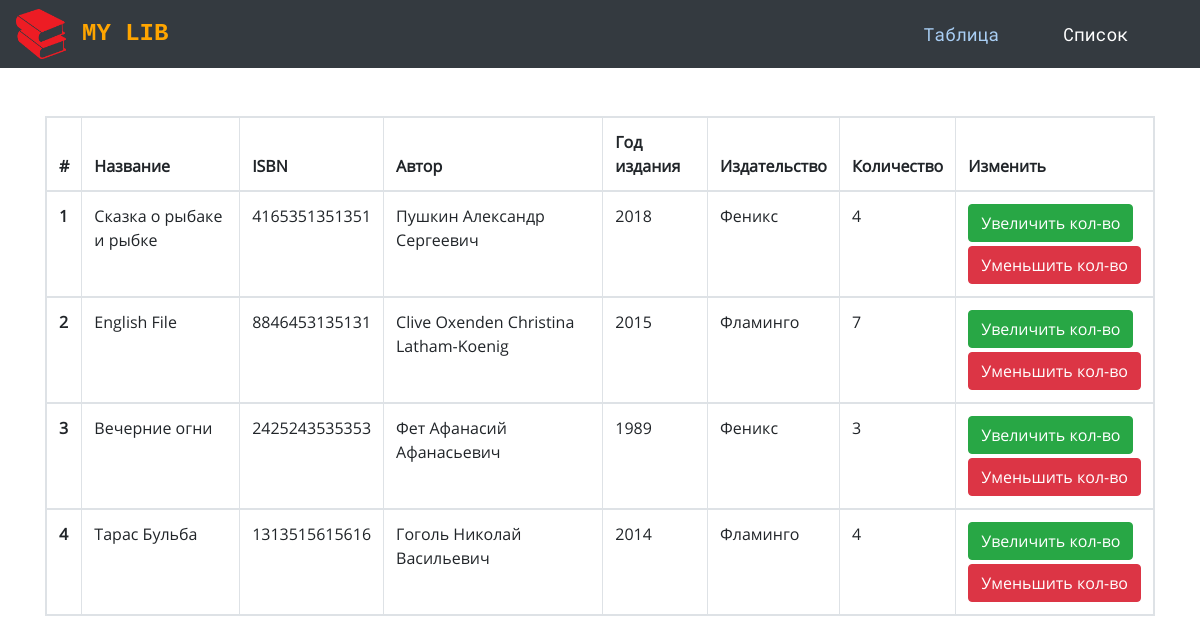
The app's page /, older data.
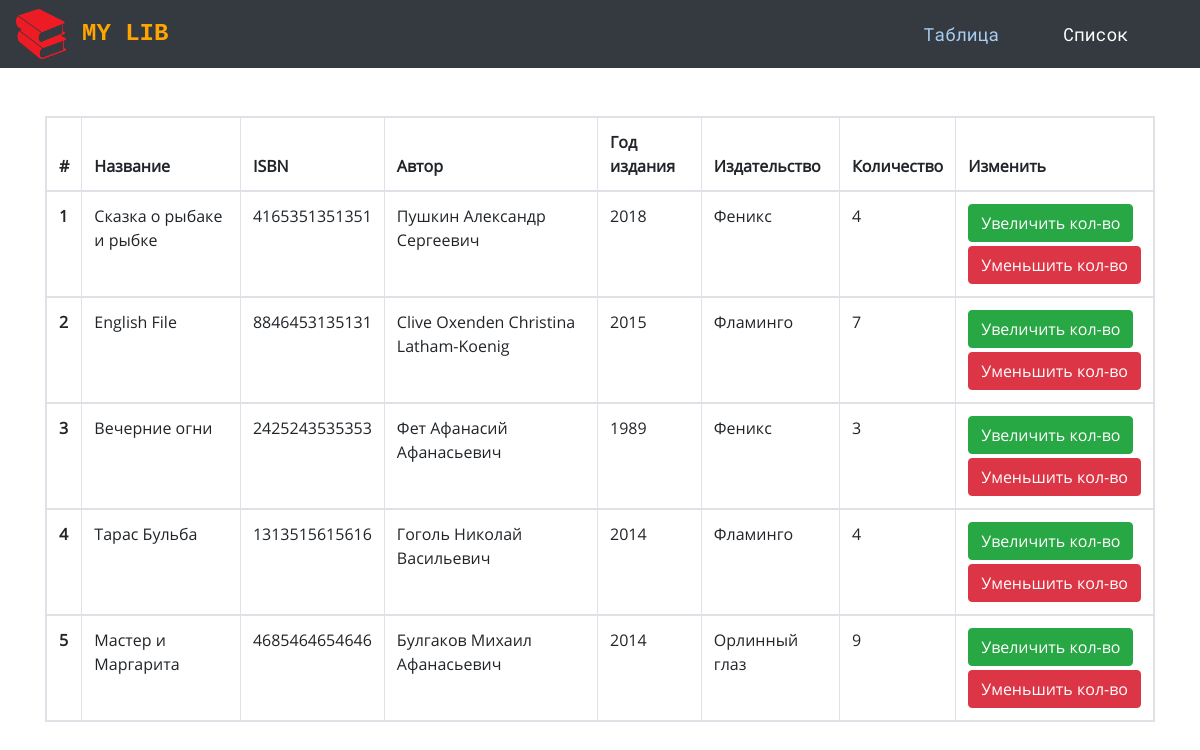
The same page, newer data.
### p_library/models.py (models this page shows, shortened)
class Book(models.Model):
    ISBN = models.CharField(max_length=13, verbose_name='Международный стандартный книжный номер')
    title = models.CharField(max_length=128, verbose_name='Название')
    description = models.TextField(verbose_name='Аннотация')
    year_release = models.PositiveSmallIntegerField(verbose_name='Год издания')
    copy_count = models.PositiveSmallIntegerField(default=1, verbose_name='Число копий')
    price = models.DecimalField(max_digits=12, decimal_places=2, verbose_name='Цена')
    photo = models.ImageField(upload_to="media/books_photo", blank=True, verbose_name="Фото")
    authors = models.ManyToManyField(
        Author,
        through='Inspiration',
        through_fields=('book', 'author'),
        verbose_name='Авторы',
        related_name='book_authors',
    )
    publisher = models.ForeignKey(
        Publisher,
        null=True,
        blank=True,
        on_delete=models.SET_NULL,
        verbose_name='Издательство',
        related_name='book_publisher',
    )
    friend = models.ForeignKey(
        Friend,
        null=True,
        blank=True,
        on_delete=models.SET_NULL,
        verbose_name='Книга одолжена другу',
        related_name='book_friend',
    )
    date_issue = models.DateTimeField(auto_now=False, auto_now_add=False, null=True, blank=True, verbose_name='Книга выдана')
    date_delivery = models.DateTimeField(auto_now=False, auto_now_add=False, null=True, blank=True, verbose_name='Книга должна быть сдана')

class Author(models.Model):
    full_name = models.CharField(max_length=50, verbose_name='Имя автора')
    birth_year = models.PositiveSmallIntegerField(verbose_name='Год рождения')
    country = models.CharField(max_length=2, verbose_name='Страна')

class Publisher(models.Model):
    name = models.CharField(max_length=128, verbose_name='Название издательства')

### p_library/views.py (the view)
# urls.py: path('', BookTablePage.as_view()),
class BookTablePage(ListView):
    model = Book
    template_name = 'p_library/book_table.html'

### p_library/templates/p_library/book_table.html (shortened to what this page needs)
{% extends 'base.html' %}
{% block extra_head %}
    {% load static %}
    <link rel="stylesheet" type="text/css" href="{% static 'css/book_table.css' %}">
{% endblock extra_head %}
{% block links %}
    <li class="nav-item mr-5">
        <a href="/" class="nav-link active">Таблица</a>
    </li>
    <li class="nav-item mr-5">
        <a href="books_list/" class="nav-link">Список</a>
    </li>
{% endblock links %}
{% block content %}
    <div class="container mt-5">
        <table class="table table-bordered table-responsive">
            <thead>
              <tr>
                <th scope="col">#</th>
                <th scope="col">Название</th>
                <th scope="col">ISBN</th>
                <th scope="col">Автор</th>
                <th scope="col">Год издания</th>
                <th scope="col">Издательство</th>
                <th scope="col">Количество</th>
                <th scope="col">Изменить</th>
              </tr>
            </thead>
            {% for book in object_list %}
                <tbody>
                    <tr>
                        <th scope="row">{{ forloop.counter }}</th>
                        <td>{{ book.title }}</td>
                        <td>{{ book.ISBN }}</td>
                        <td>
                            {% for author in book.authors.all %}
                                {{ author.full_name }}
                            {% endfor %}
                        </td>
                        <td>{{ book.year_release }}</td>
                        <td>{{ book.publisher.name }}</td>
                        <td>{{ book.copy_count }}</td>
                        <td>
                            <form action="/book_increment/" method="POST" enctype="multipart/form-data">
                                <input class="btn btn-success mb-1" type="submit" value="Увеличить кол-во" />
                            </form>
                            <form action="/book_decrement/" method="post" enctype="multipart/form-data">
                                <input class="btn btn-danger" type="submit" value="Уменьшить кол-во" />
                            </form>
                        </td>
                    </tr>
                </tbody>
            {% endfor %}
          </table>
    </div>
{% endblock content %}

### p_library/templates/base.html (shortened to what this page needs)
<!DOCTYPE html>
<html lang="ru">
<head>
    {% load static%}
    <link rel="stylesheet" type="text/css" href="{% static 'css/bootstrap.min.css' %}">
    <link rel="stylesheet" href="{% static 'css/style.css' %}">
    {% block extra_head %}
    {% endblock extra_head %}
</head>
<body>
    <header>
        <nav class="navbar navbar-expand-md navbar-dark bg-dark d-flex">
            <a href="/" class="navbar-brend mr-3">
                <img src="{% static 'img/logo.png' %}" alt="Логотип" height="50" width="50">
            </a>
            <span class="navbar-text">My Lib</span>
            <div class="collapse navbar-collapse justify-content-end" id="collapse_target">
                <ul class="navbar-nav">
                    {% block links %}
                    {% endblock links %}
                </ul>
            </div>
        </nav>
    </header>
    <main>
        {% block content %}
        {% endblock content %}
    </main>
</body>
</html>

### static/css/style.css (style rules this page uses)
.navbar-text { font-family: 'Nanum Gothic Coding', monospace; font-weight: bold; font-size: 24px; text-transform: uppercase; color: orange !important; }
.nav-link { font-family: 'Roboto Mono', monospace; font-size: 18px; color: white !important; }
.active { color: #A9CEF4 !important; }

### static/css/book_table.css (style rules this page uses)
table { font-family: 'Open Sans', sans-serif; }

Row changes from the older to the newer data that the page shows:
added Book: title "Мастер и Маргарита", ISBN "4685464654646", year_release "2014", publisher.name "Орлинный глаз", copy_count "9"
added Author: full_name "Булгаков Михаил Афанасьевич", shown under "Мастер и Маргарита"
